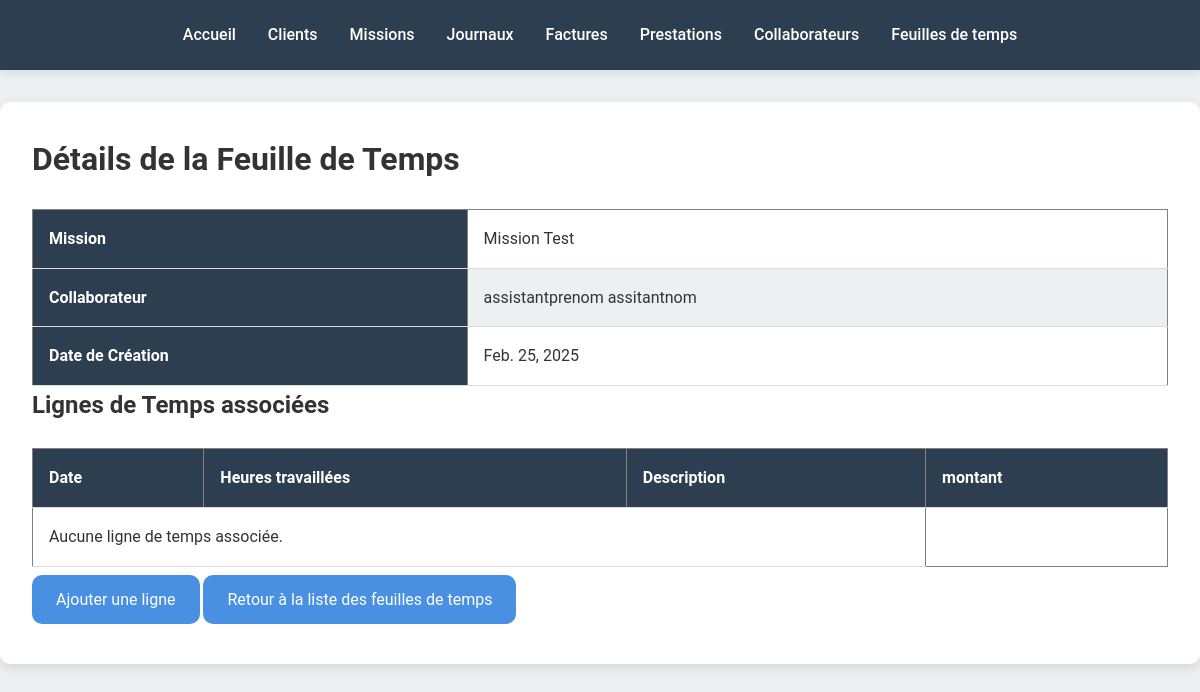
Page /feuiiles-de-temps/3/ (signed in) on the earlier database version.
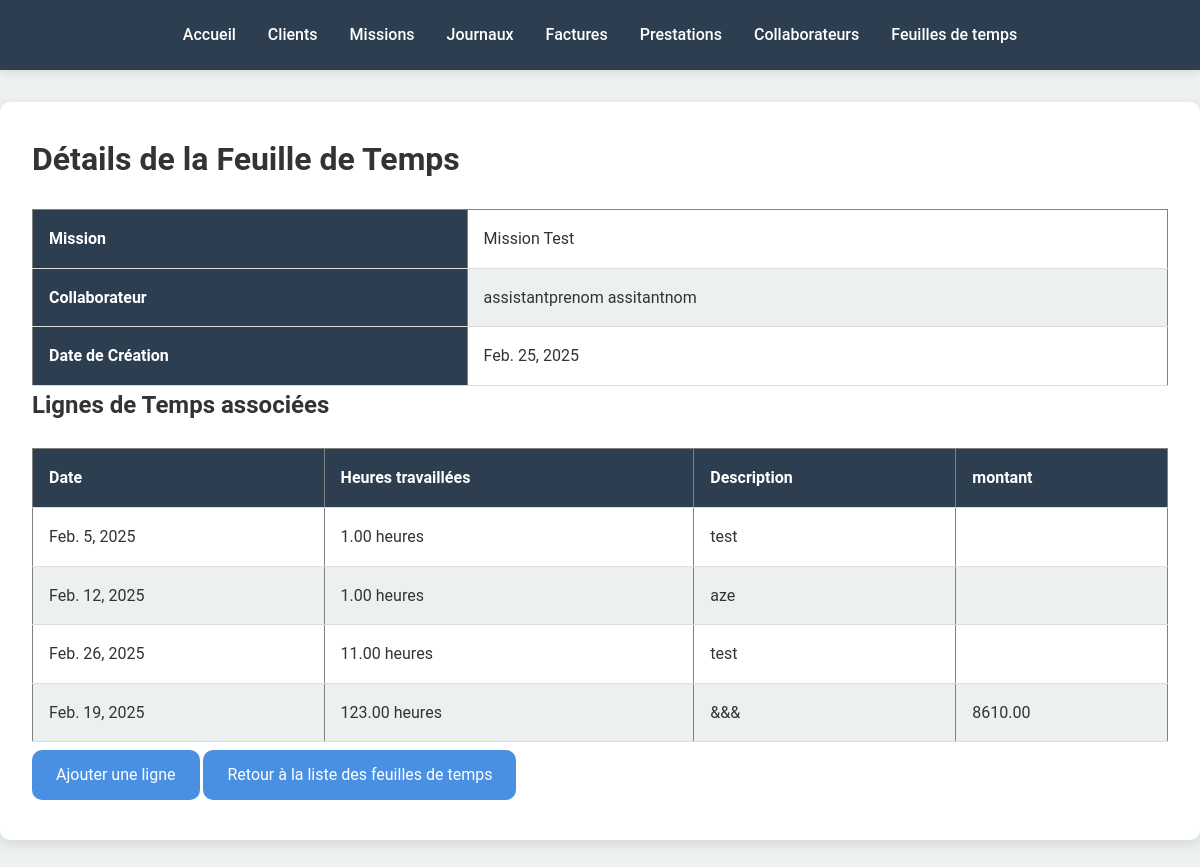
Same page on the later database version.
### projManagement/models.py (models this page shows, shortened)
class LigneDeFeuilleDeTemps(models.Model):
    feuille_de_temps = models.ForeignKey(FeuilleDeTemps, on_delete=models.CASCADE, related_name='lignes')
    date = models.DateField()
    heures_travaillees = models.DecimalField(max_digits=5, decimal_places=2)
    description = models.TextField()
    montant = models.DecimalField(max_digits=10, decimal_places=2, null=True, blank=True)

### projManagement/views.py (the view)
# urls.py: path('feuiiles-de-temps/<int:id>/' ,views.detail_feuille_de_temps, name ='detail_feuille_de_temps'),
def detail_feuille_de_temps(request, id):
    feuille = FeuilleDeTemps.objects.filter(id=id).first()
    return render (request,'projManagement/detialFeuilleDeTemps.html', {'feuille' : feuille})

### projManagement/templates/projManagement/detialFeuilleDeTemps.html
{% extends 'projManagement/overlay.html' %}
{% block content %}
<h1>Détails de la Feuille de Temps</h1>
<table border="1">
    <tr>
        <th>Mission</th>
        <td>{{ feuille.mission.title }}</td>
    </tr>
    <tr>
        <th>Collaborateur</th>
        <td>{{ feuille.collaborateur.prenom }} {{ feuille.collaborateur.nom }}</td>
    </tr>
    <tr>
        <th>Date de Création</th>
        <td>{{ feuille.date_creation }}</td>
    </tr>
</table>
<h2>Lignes de Temps associées</h2>
<table border="1">
    <thead>
        <tr>
            <th>Date</th>
            <th>Heures travaillées</th>
            <th>Description</th>
            <th>montant</th>
        </tr>
    </thead>
    <tbody>
        {% for ligne in feuille.lignes.all %}
        <tr>
            <td>{{ ligne.date }}</td>
            <td>{{ ligne.heures_travaillees }} heures</td>
            <td>{{ ligne.description }}</td>
            <td>{{ ligne.montant|floatformat:2 }}</td>
        </tr>
        {% empty %}
        <tr>
            <td colspan="3">Aucune ligne de temps associée.</td>
        </tr>
        {% endfor %}
    </tbody>
</table>
<a href="{% url 'ajouter_ligne_feuille_de_temps' feuille.id %}" class="btn">Ajouter une ligne</a>
<a href="{% url 'feuilles_de_temps' %}" class="btn">Retour à la liste des feuilles de temps</a>
{% endblock %}

Differences in the rows shown:
added LigneDeFeuilleDeTemps: date "Feb. 5, 2025", heures_travaillees "1.00", description "test"
added LigneDeFeuilleDeTemps: date "Feb. 12, 2025", heures_travaillees "1.00", description "aze"
added LigneDeFeuilleDeTemps: date "Feb. 26, 2025", heures_travaillees "11.00", description "test"
added LigneDeFeuilleDeTemps: date "Feb. 19, 2025", heures_travaillees "123.00", description "&&&", montant "8610.00"
Other differences:
text no longer shown: "Aucune ligne de temps associée."
